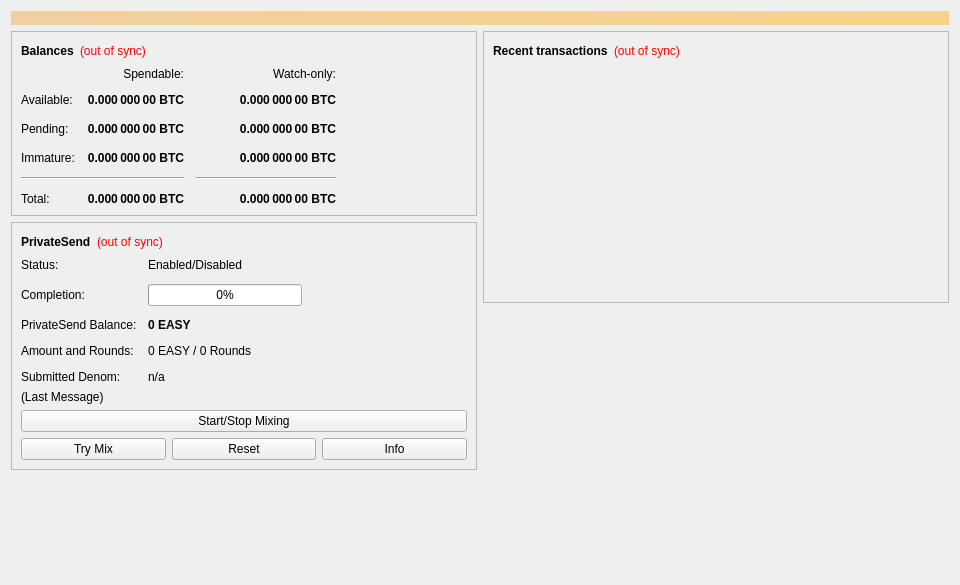
<?xml version="1.0" encoding="UTF-8"?>
<ui version="4.0">
 <class>OverviewPage</class>
 <widget class="QWidget" name="OverviewPage">
  <property name="geometry">
   <rect>
    <x>0</x>
    <y>0</y>
    <width>960</width>
    <height>585</height>
   </rect>
  </property>
  <property name="minimumSize">
   <size>
    <width>960</width>
    <height>0</height>
   </size>
  </property>
  <property name="windowTitle">
   <string>Form</string>
  </property>
  <layout class="QVBoxLayout" name="topLayout">
   <item>
    <widget class="QLabel" name="labelAlerts">
     <property name="visible">
      <bool>false</bool>
     </property>
     <property name="styleSheet">
      <string notr="true">background-color: qlineargradient(x1: 0, y1: 0, x2: 1, y2: 0, stop:0 #F0D0A0, stop:1 #F8D488); color:#000000;</string>
     </property>
     <property name="wordWrap">
      <bool>true</bool>
     </property>
     <property name="margin">
      <number>3</number>
     </property>
    </widget>
   </item>
   <item>
    <layout class="QHBoxLayout" name="horizontalLayout" stretch="1,1">
     <item>
      <layout class="QVBoxLayout" name="verticalLayout_2">
       <item>
        <widget class="QFrame" name="frame">
         <property name="frameShape">
          <enum>QFrame::StyledPanel</enum>
         </property>
         <property name="frameShadow">
          <enum>QFrame::Raised</enum>
         </property>
         <layout class="QVBoxLayout" name="verticalLayout_4">
          <item>
           <layout class="QHBoxLayout" name="horizontalLayout_4">
            <item>
             <widget class="QLabel" name="label_5">
              <property name="font">
               <font>
                <weight>75</weight>
                <bold>true</bold>
               </font>
              </property>
              <property name="text">
               <string>Balances</string>
              </property>
             </widget>
            </item>
            <item>
             <widget class="QLabel" name="labelWalletStatus">
              <property name="toolTip">
               <string>The displayed information may be out of date. Your wallet automatically synchronizes with the EasyNode network after a connection is established, but this process has not completed yet.</string>
              </property>
              <property name="styleSheet">
               <string notr="true">QLabel { color: red; }</string>
              </property>
              <property name="text">
               <string notr="true">(out of sync)</string>
              </property>
              <property name="alignment">
               <set>Qt::AlignLeading|Qt::AlignLeft|Qt::AlignVCenter</set>
              </property>
             </widget>
            </item>
            <item>
             <spacer name="horizontalSpacer_3">
              <property name="orientation">
               <enum>Qt::Horizontal</enum>
              </property>
              <property name="sizeHint" stdset="0">
               <size>
                <width>40</width>
                <height>20</height>
               </size>
              </property>
             </spacer>
            </item>
           </layout>
          </item>
          <item>
           <layout class="QGridLayout" name="gridLayout">
            <property name="spacing">
             <number>12</number>
            </property>
            <item row="2" column="2">
             <widget class="QLabel" name="labelWatchPending">
              <property name="font">
               <font>
                <weight>75</weight>
                <bold>true</bold>
               </font>
              </property>
              <property name="cursor">
               <cursorShape>IBeamCursor</cursorShape>
              </property>
              <property name="toolTip">
               <string>Unconfirmed transactions to watch-only addresses</string>
              </property>
              <property name="text">
               <string notr="true">0.000 000 00 BTC</string>
              </property>
              <property name="alignment">
               <set>Qt::AlignRight|Qt::AlignTrailing|Qt::AlignVCenter</set>
              </property>
              <property name="textInteractionFlags">
               <set>Qt::LinksAccessibleByMouse|Qt::TextSelectableByKeyboard|Qt::TextSelectableByMouse</set>
              </property>
             </widget>
            </item>
            <item row="2" column="1">
             <widget class="QLabel" name="labelUnconfirmed">
              <property name="font">
               <font>
                <weight>75</weight>
                <bold>true</bold>
               </font>
              </property>
              <property name="cursor">
               <cursorShape>IBeamCursor</cursorShape>
              </property>
              <property name="toolTip">
               <string>Total of transactions that have yet to be confirmed, and do not yet count toward the spendable balance</string>
              </property>
              <property name="text">
               <string notr="true">0.000 000 00 BTC</string>
              </property>
              <property name="alignment">
               <set>Qt::AlignRight|Qt::AlignTrailing|Qt::AlignVCenter</set>
              </property>
              <property name="textInteractionFlags">
               <set>Qt::LinksAccessibleByMouse|Qt::TextSelectableByKeyboard|Qt::TextSelectableByMouse</set>
              </property>
             </widget>
            </item>
            <item row="3" column="2">
             <widget class="QLabel" name="labelWatchImmature">
              <property name="font">
               <font>
                <weight>75</weight>
                <bold>true</bold>
               </font>
              </property>
              <property name="cursor">
               <cursorShape>IBeamCursor</cursorShape>
              </property>
              <property name="toolTip">
               <string>Mined balance in watch-only addresses that has not yet matured</string>
              </property>
              <property name="text">
               <string notr="true">0.000 000 00 BTC</string>
              </property>
              <property name="alignment">
               <set>Qt::AlignRight|Qt::AlignTrailing|Qt::AlignVCenter</set>
              </property>
              <property name="textInteractionFlags">
               <set>Qt::LinksAccessibleByMouse|Qt::TextSelectableByKeyboard|Qt::TextSelectableByMouse</set>
              </property>
             </widget>
            </item>
            <item row="4" column="0" colspan="2">
             <widget class="Line" name="lineSpendableBalance">
              <property name="orientation">
               <enum>Qt::Horizontal</enum>
              </property>
             </widget>
            </item>
            <item row="4" column="2">
             <widget class="Line" name="lineWatchBalance">
              <property name="sizePolicy">
               <sizepolicy hsizetype="Preferred" vsizetype="Fixed">
                <horstretch>0</horstretch>
                <verstretch>0</verstretch>
               </sizepolicy>
              </property>
              <property name="minimumSize">
               <size>
                <width>140</width>
                <height>0</height>
               </size>
              </property>
              <property name="orientation">
               <enum>Qt::Horizontal</enum>
              </property>
             </widget>
            </item>
            <item row="5" column="0">
             <widget class="QLabel" name="labelTotalText">
              <property name="text">
               <string>Total:</string>
              </property>
             </widget>
            </item>
            <item row="3" column="1">
             <widget class="QLabel" name="labelImmature">
              <property name="font">
               <font>
                <weight>75</weight>
                <bold>true</bold>
               </font>
              </property>
              <property name="cursor">
               <cursorShape>IBeamCursor</cursorShape>
              </property>
              <property name="toolTip">
               <string>Mined balance that has not yet matured</string>
              </property>
              <property name="text">
               <string notr="true">0.000 000 00 BTC</string>
              </property>
              <property name="alignment">
               <set>Qt::AlignRight|Qt::AlignTrailing|Qt::AlignVCenter</set>
              </property>
              <property name="textInteractionFlags">
               <set>Qt::LinksAccessibleByMouse|Qt::TextSelectableByKeyboard|Qt::TextSelectableByMouse</set>
              </property>
             </widget>
            </item>
            <item row="2" column="3">
             <spacer name="horizontalSpacer_2">
              <property name="orientation">
               <enum>Qt::Horizontal</enum>
              </property>
              <property name="sizeHint" stdset="0">
               <size>
                <width>40</width>
                <height>20</height>
               </size>
              </property>
             </spacer>
            </item>
            <item row="3" column="0">
             <widget class="QLabel" name="labelImmatureText">
              <property name="text">
               <string>Immature:</string>
              </property>
             </widget>
            </item>
            <item row="5" column="1">
             <widget class="QLabel" name="labelTotal">
              <property name="font">
               <font>
                <weight>75</weight>
                <bold>true</bold>
               </font>
              </property>
              <property name="cursor">
               <cursorShape>IBeamCursor</cursorShape>
              </property>
              <property name="toolTip">
               <string>Your current total balance</string>
              </property>
              <property name="text">
               <string notr="true">0.000 000 00 BTC</string>
              </property>
              <property name="alignment">
               <set>Qt::AlignRight|Qt::AlignTrailing|Qt::AlignVCenter</set>
              </property>
              <property name="textInteractionFlags">
               <set>Qt::LinksAccessibleByMouse|Qt::TextSelectableByKeyboard|Qt::TextSelectableByMouse</set>
              </property>
             </widget>
            </item>
            <item row="5" column="2">
             <widget class="QLabel" name="labelWatchTotal">
              <property name="font">
               <font>
                <weight>75</weight>
                <bold>true</bold>
               </font>
              </property>
              <property name="cursor">
               <cursorShape>IBeamCursor</cursorShape>
              </property>
              <property name="toolTip">
               <string>Current total balance in watch-only addresses</string>
              </property>
              <property name="text">
               <string notr="true">0.000 000 00 BTC</string>
              </property>
              <property name="alignment">
               <set>Qt::AlignRight|Qt::AlignTrailing|Qt::AlignVCenter</set>
              </property>
              <property name="textInteractionFlags">
               <set>Qt::LinksAccessibleByMouse|Qt::TextSelectableByKeyboard|Qt::TextSelectableByMouse</set>
              </property>
             </widget>
            </item>
            <item row="0" column="2">
             <widget class="QLabel" name="labelWatchonly">
              <property name="text">
               <string>Watch-only:</string>
              </property>
              <property name="alignment">
               <set>Qt::AlignRight|Qt::AlignTrailing|Qt::AlignVCenter</set>
              </property>
             </widget>
            </item>
            <item row="1" column="0">
             <widget class="QLabel" name="labelBalanceText">
              <property name="text">
               <string>Available:</string>
              </property>
             </widget>
            </item>
            <item row="1" column="1">
             <widget class="QLabel" name="labelBalance">
              <property name="font">
               <font>
                <weight>75</weight>
                <bold>true</bold>
               </font>
              </property>
              <property name="cursor">
               <cursorShape>IBeamCursor</cursorShape>
              </property>
              <property name="toolTip">
               <string>Your current spendable balance</string>
              </property>
              <property name="text">
               <string notr="true">0.000 000 00 BTC</string>
              </property>
              <property name="alignment">
               <set>Qt::AlignRight|Qt::AlignTrailing|Qt::AlignVCenter</set>
              </property>
              <property name="textInteractionFlags">
               <set>Qt::LinksAccessibleByMouse|Qt::TextSelectableByKeyboard|Qt::TextSelectableByMouse</set>
              </property>
             </widget>
            </item>
            <item row="1" column="2">
             <widget class="QLabel" name="labelWatchAvailable">
              <property name="font">
               <font>
                <weight>75</weight>
                <bold>true</bold>
               </font>
              </property>
              <property name="cursor">
               <cursorShape>IBeamCursor</cursorShape>
              </property>
              <property name="toolTip">
               <string>Your current balance in watch-only addresses</string>
              </property>
              <property name="text">
               <string notr="true">0.000 000 00 BTC</string>
              </property>
              <property name="alignment">
               <set>Qt::AlignRight|Qt::AlignTrailing|Qt::AlignVCenter</set>
              </property>
              <property name="textInteractionFlags">
               <set>Qt::LinksAccessibleByMouse|Qt::TextSelectableByKeyboard|Qt::TextSelectableByMouse</set>
              </property>
             </widget>
            </item>
            <item row="2" column="0">
             <widget class="QLabel" name="labelPendingText">
              <property name="text">
               <string>Pending:</string>
              </property>
             </widget>
            </item>
            <item row="0" column="1">
             <widget class="QLabel" name="labelSpendable">
              <property name="text">
               <string>Spendable:</string>
              </property>
              <property name="alignment">
               <set>Qt::AlignRight|Qt::AlignTrailing|Qt::AlignVCenter</set>
              </property>
             </widget>
            </item>
           </layout>
          </item>
         </layout>
        </widget>
       </item>
       <item>
        <widget class="QFrame" name="framePrivateSend">
         <property name="layoutDirection">
          <enum>Qt::LeftToRight</enum>
         </property>
         <property name="frameShape">
          <enum>QFrame::StyledPanel</enum>
         </property>
         <property name="frameShadow">
          <enum>QFrame::Raised</enum>
         </property>
         <layout class="QVBoxLayout" name="VerticalLayout_PS1">
          <item>
           <layout class="QHBoxLayout" name="horizontalLayout_5">
            <item>
             <widget class="QLabel" name="labelPrivateSendHeader">
              <property name="font">
               <font>
                <weight>75</weight>
                <bold>true</bold>
               </font>
              </property>
              <property name="text">
               <string>PrivateSend</string>
              </property>
             </widget>
            </item>
            <item>
             <widget class="QLabel" name="labelPrivateSendSyncStatus">
              <property name="toolTip">
               <string>The displayed information may be out of date. Your wallet automatically synchronizes with the EasyNode network after a connection is established, but this process has not completed yet.</string>
              </property>
              <property name="styleSheet">
               <string notr="true">QLabel { color: red; }</string>
              </property>
              <property name="text">
               <string notr="true">(out of sync)</string>
              </property>
              <property name="alignment">
               <set>Qt::AlignLeading|Qt::AlignLeft|Qt::AlignVCenter</set>
              </property>
             </widget>
            </item>
            <item>
             <spacer name="horizontalSpacer_4">
              <property name="orientation">
               <enum>Qt::Horizontal</enum>
              </property>
              <property name="sizeHint" stdset="0">
               <size>
                <width>40</width>
                <height>20</height>
               </size>
              </property>
             </spacer>
            </item>
           </layout>
          </item>
          <item>
           <layout class="QFormLayout" name="privateSendFormLayout">
            <property name="fieldGrowthPolicy">
             <enum>QFormLayout::AllNonFixedFieldsGrow</enum>
            </property>
            <property name="horizontalSpacing">
             <number>11</number>
            </property>
            <property name="verticalSpacing">
             <number>12</number>
            </property>
            <item row="0" column="0">
             <widget class="QLabel" name="labelPrivateSendEnabledText">
              <property name="text">
               <string>Status:</string>
              </property>
             </widget>
            </item>
            <item row="0" column="1">
             <widget class="QLabel" name="labelPrivateSendEnabled">
              <property name="text">
               <string>Enabled/Disabled</string>
              </property>
             </widget>
            </item>
            <item row="1" column="0">
             <widget class="QLabel" name="labelCompletitionText">
              <property name="text">
               <string>Completion:</string>
              </property>
             </widget>
            </item>
            <item row="1" column="1">
             <widget class="QProgressBar" name="privateSendProgress">
              <property name="maximumSize">
               <size>
                <width>154</width>
                <height>16777215</height>
               </size>
              </property>
              <property name="value">
               <number>0</number>
              </property>
             </widget>
            </item>
            <item row="2" column="0">
             <widget class="QLabel" name="labelAnonymizedText">
              <property name="text">
               <string>PrivateSend Balance:</string>
              </property>
             </widget>
            </item>
            <item row="2" column="1">
             <widget class="QLabel" name="labelAnonymized">
              <property name="font">
               <font>
                <weight>75</weight>
                <bold>true</bold>
               </font>
              </property>
              <property name="text">
               <string notr="true">0 EASY</string>
              </property>
             </widget>
            </item>
            <item row="3" column="0">
             <widget class="QLabel" name="labelAmountAndRoundsText">
              <property name="text">
               <string>Amount and Rounds:</string>
              </property>
             </widget>
            </item>
            <item row="3" column="1">
             <widget class="QLabel" name="labelAmountRounds">
              <property name="text">
               <string>0 EASY / 0 Rounds</string>
              </property>
             </widget>
            </item>
            <item row="4" column="0">
             <widget class="QLabel" name="labelSubmittedDenomText">
              <property name="text">
               <string>Submitted Denom:</string>
              </property>
             </widget>
            </item>
            <item row="4" column="1">
             <widget class="QLabel" name="labelSubmittedDenom">
              <property name="toolTip">
               <string>The denominations you submitted to the Masternode.&lt;br&gt;To mix, other users must submit the exact same denominations.</string>
              </property>
              <property name="text">
               <string>n/a</string>
              </property>
             </widget>
            </item>
           </layout>
          </item>
          <item>
           <layout class="QVBoxLayout" name="VerticalLayout_PS">
            <item>
             <widget class="QLabel" name="labelPrivateSendLastMessage">
              <property name="text">
               <string>(Last Message)</string>
              </property>
              <property name="alignment">
               <set>Qt::AlignLeading|Qt::AlignLeft|Qt::AlignTop</set>
              </property>
              <property name="wordWrap">
               <bool>true</bool>
              </property>
             </widget>
            </item>
            <item>
             <widget class="QPushButton" name="togglePrivateSend">
              <property name="sizePolicy">
               <sizepolicy hsizetype="MinimumExpanding" vsizetype="Fixed">
                <horstretch>0</horstretch>
                <verstretch>0</verstretch>
               </sizepolicy>
              </property>
              <property name="text">
               <string>Start/Stop Mixing</string>
              </property>
             </widget>
            </item>
            <item>
             <layout class="QHBoxLayout" name="horizontalLayout_debugbuttons">
              <item>
               <widget class="QPushButton" name="privateSendAuto">
                <property name="sizePolicy">
                 <sizepolicy hsizetype="MinimumExpanding" vsizetype="Fixed">
                  <horstretch>0</horstretch>
                  <verstretch>0</verstretch>
                 </sizepolicy>
                </property>
                <property name="toolTip">
                 <string>Try to manually submit a PrivateSend request.</string>
                </property>
                <property name="text">
                 <string>Try Mix</string>
                </property>
               </widget>
              </item>
              <item>
               <widget class="QPushButton" name="privateSendReset">
                <property name="sizePolicy">
                 <sizepolicy hsizetype="MinimumExpanding" vsizetype="Fixed">
                  <horstretch>0</horstretch>
                  <verstretch>0</verstretch>
                 </sizepolicy>
                </property>
                <property name="toolTip">
                 <string>Reset the current status of PrivateSend (can interrupt PrivateSend if it's in the process of Mixing, which can cost you money!)</string>
                </property>
                <property name="autoFillBackground">
                 <bool>false</bool>
                </property>
                <property name="text">
                 <string>Reset</string>
                </property>
               </widget>
              </item>
              <item>
               <widget class="QPushButton" name="privateSendInfo">
                <property name="sizePolicy">
                 <sizepolicy hsizetype="MinimumExpanding" vsizetype="Fixed">
                  <horstretch>0</horstretch>
                  <verstretch>0</verstretch>
                 </sizepolicy>
                </property>
                <property name="toolTip">
                 <string>Information about PrivateSend and Mixing</string>
                </property>
                <property name="text">
                 <string>Info</string>
                </property>
               </widget>
              </item>
             </layout>
            </item>
           </layout>
          </item>
         </layout>
        </widget>
       </item>
       <item>
        <spacer name="verticalSpacer">
         <property name="orientation">
          <enum>Qt::Vertical</enum>
         </property>
         <property name="sizeHint" stdset="0">
          <size>
           <width>20</width>
           <height>40</height>
          </size>
         </property>
        </spacer>
       </item>
      </layout>
     </item>
     <item>
      <layout class="QVBoxLayout" name="verticalLayout_3">
       <item>
        <widget class="QFrame" name="frame_2">
         <property name="frameShape">
          <enum>QFrame::StyledPanel</enum>
         </property>
         <property name="frameShadow">
          <enum>QFrame::Raised</enum>
         </property>
         <layout class="QVBoxLayout" name="verticalLayout">
          <item>
           <layout class="QHBoxLayout" name="horizontalLayout_2">
            <item>
             <widget class="QLabel" name="label_4">
              <property name="font">
               <font>
                <weight>75</weight>
                <bold>true</bold>
               </font>
              </property>
              <property name="text">
               <string>Recent transactions</string>
              </property>
             </widget>
            </item>
            <item>
             <widget class="QLabel" name="labelTransactionsStatus">
              <property name="toolTip">
               <string>The displayed information may be out of date. Your wallet automatically synchronizes with the EasyNode network after a connection is established, but this process has not completed yet.</string>
              </property>
              <property name="styleSheet">
               <string notr="true">QLabel { color: red; }</string>
              </property>
              <property name="text">
               <string notr="true">(out of sync)</string>
              </property>
              <property name="alignment">
               <set>Qt::AlignLeading|Qt::AlignLeft|Qt::AlignVCenter</set>
              </property>
             </widget>
            </item>
            <item>
             <spacer name="horizontalSpacer">
              <property name="orientation">
               <enum>Qt::Horizontal</enum>
              </property>
              <property name="sizeHint" stdset="0">
               <size>
                <width>40</width>
                <height>20</height>
               </size>
              </property>
             </spacer>
            </item>
           </layout>
          </item>
          <item>
           <widget class="QListView" name="listTransactions">
            <property name="styleSheet">
             <string notr="true">QListView { background: transparent; }</string>
            </property>
            <property name="frameShape">
             <enum>QFrame::NoFrame</enum>
            </property>
            <property name="verticalScrollBarPolicy">
             <enum>Qt::ScrollBarAlwaysOff</enum>
            </property>
            <property name="horizontalScrollBarPolicy">
             <enum>Qt::ScrollBarAlwaysOff</enum>
            </property>
            <property name="selectionMode">
             <enum>QAbstractItemView::NoSelection</enum>
            </property>
           </widget>
          </item>
         </layout>
        </widget>
       </item>
       <item>
        <spacer name="verticalSpacer_2">
         <property name="orientation">
          <enum>Qt::Vertical</enum>
         </property>
         <property name="sizeHint" stdset="0">
          <size>
           <width>20</width>
           <height>40</height>
          </size>
         </property>
        </spacer>
       </item>
      </layout>
     </item>
    </layout>
   </item>
  </layout>
 </widget>
 <resources/>
 <connections/>
</ui>
